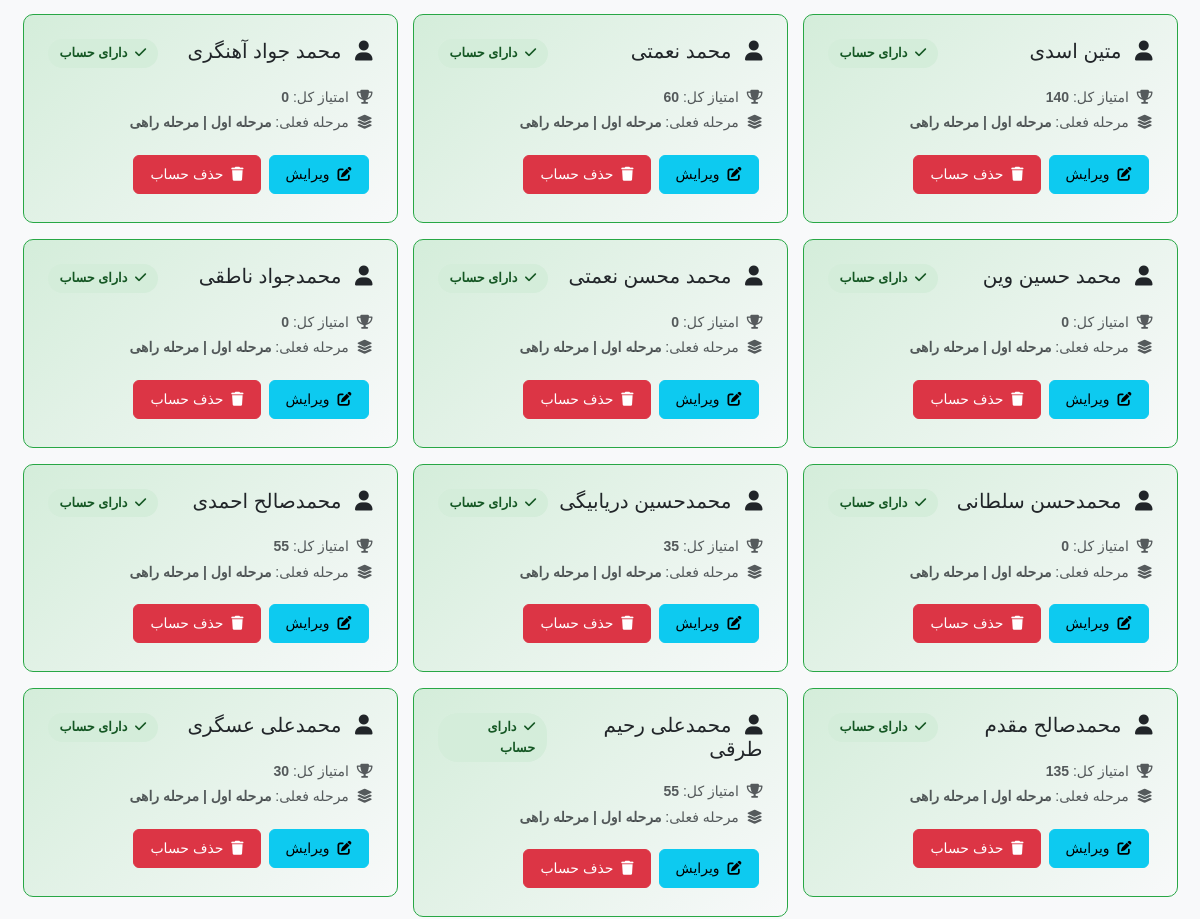
/manage-members/ (signed in, middle part), run on an earlier commit of the app's database.
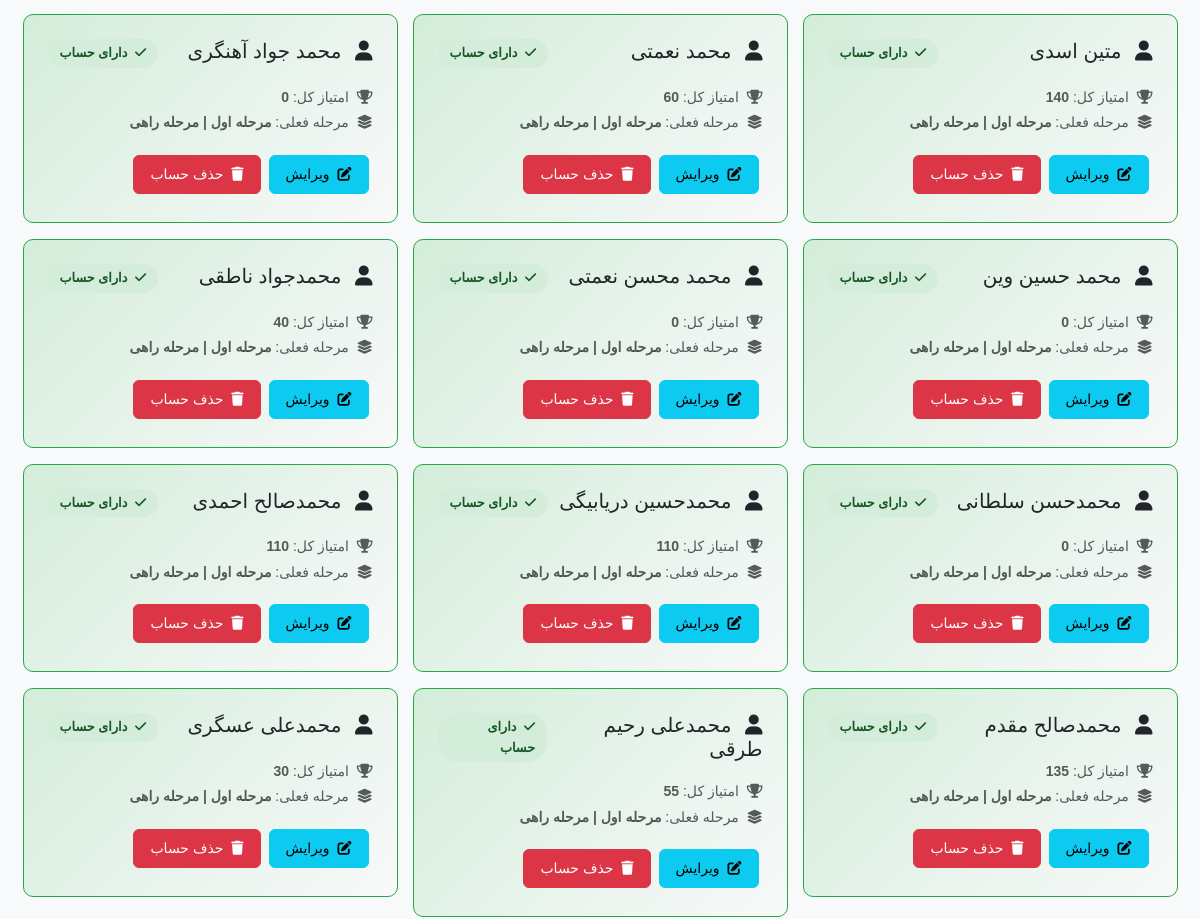
And on a later commit of the database.
### books/models.py (models this page shows, shortened)
class Member(models.Model):
    GROUP_CHOICES = [
        ('soleimani', 'گروه شهید سلیمانی'),
        ('fakhrizadeh', 'گروه شهید فخری زاده'),
    ]
    user = models.OneToOneField(User, on_delete=models.CASCADE, null=True, blank=True, verbose_name="کاربر")
    first_name = models.CharField(max_length=100, verbose_name="نام", null=True, blank=True)
    last_name = models.CharField(max_length=100, verbose_name="نام خانوادگی", null=True, blank=True)
    group = models.CharField(max_length=20, choices=GROUP_CHOICES, default='fakhrizadeh', verbose_name="گروه")
    profile_image = models.ImageField(upload_to='members/profiles/', blank=True, null=True, verbose_name="تصویر پروفایل")
    current_stage = models.ForeignKey(Stage, on_delete=models.SET_NULL, null=True, blank=True, verbose_name="مرحله فعلی")
    total_score = models.IntegerField(default=0, verbose_name="امتیاز کل")
    is_active = models.BooleanField(default=True, verbose_name="فعال")
    created_at = models.DateTimeField(auto_now_add=True)
    updated_at = models.DateTimeField(auto_now=True)
    class Meta:
        verbose_name = "عضو"
        verbose_name_plural = "اعضا"
        ordering = ['-total_score', 'first_name']
    @property
    def full_name(self):
        if self.user:
            return f"{self.user.first_name} {self.user.last_name}" if self.user.first_name else self.user.username
        return f"{self.first_name} {self.last_name}"
    def has_user_account(self):
        return self.user is not None

class Stage(models.Model):
    period = models.ForeignKey(ReadingPeriod, on_delete=models.CASCADE, verbose_name="دوره")
    stage_number = models.IntegerField(verbose_name="شماره مرحله")
    name = models.CharField(max_length=100, verbose_name="نام مرحله")
    description = models.TextField(verbose_name="توضیحات")
    image = models.ImageField(upload_to='stages/images/', blank=True, null=True, verbose_name="تصویر مرحله")
    order = models.IntegerField(verbose_name="ترتیب")
    created_at = models.DateTimeField(auto_now_add=True)
    class Meta:
        verbose_name = "مرحله"
        verbose_name_plural = "مراحل"
        unique_together = ['period', 'stage_number']
        ordering = ['order', 'stage_number']

### books/views.py (the view, shortened to what this page needs)
# urls.py: path('manage-members/', views.manage_members, name='manage_members'),
@login_required
def manage_members(request):
    if not request.user.is_staff:
        messages.error(request, 'شما دسترسی به این صفحه ندارید.')
        return redirect('books:home')
    members = Member.objects.filter(is_active=True).order_by('first_name', 'last_name')
    context = {
        'members': members,
    }
    return render(request, 'books/manage_members.html', context)

### books/context_processors.py (called while the page is built)
def notifications(request):
    if not request.user.is_authenticated:
        return {
            'header_notifications': [],
            'header_unread_notifications': 0,
        }
    user = request.user
    member = Member.objects.filter(user=user, is_active=True).first()
    if member:
        _ensure_due_notifications(user, member)
    notif_qs = Notification.objects.filter(
        Q(recipient=user) | Q(recipient__isnull=True)
    ).order_by('is_read', '-created_at')
    notifications_list = list(notif_qs[:5])
    unread_count = notif_qs.filter(is_read=False, recipient=user).count()
    return {
        'header_notifications': notifications_list,
        'header_unread_notifications': unread_count,
    }

### templates/books/manage_members.html (shortened to what this page needs)
{% extends 'base.html' %}
{% load static %}
{% block content %}
<div class="container">
    <div class="row">
        {% for member in members %}
            <div class="col-lg-6 col-xl-4">
                <div class="member-card {% if member.has_user_account %}has-user{% else %}no-user{% endif %}">
                    <div class="d-flex justify-content-between align-items-start mb-3">
                        <h5 class="mb-0">
                            <i class="fas fa-user me-2"></i>
                            {{ member.full_name }}
                        </h5>
                        <span class="user-status {% if member.has_user_account %}has-account{% else %}no-account{% endif %}">
                            {% if member.has_user_account %}
                                <i class="fas fa-check me-1"></i>
                                دارای حساب
                            {% else %}
                                <i class="fas fa-times me-1"></i>
                                بدون حساب
                            {% endif %}
                        </span>
                    </div>
                    <div class="mb-3">
                        <small class="text-muted">
                            <i class="fas fa-trophy me-1"></i>
                            امتیاز کل: <strong>{{ member.total_score }}</strong>
                        </small>
                        {% if member.current_stage %}
                            <br>
                            <small class="text-muted">
                                <i class="fas fa-layer-group me-1"></i>
                                مرحله فعلی: <strong>{{ member.current_stage.name }}</strong>
                            </small>
                        {% endif %}
                    </div>
                    <div class="d-flex flex-wrap">
                        {% if member.has_user_account %}
                            <button class="btn btn-info btn-sm btn-action"
                                    onclick="editUser({{ member.id }}, '{{ member.user.username }}', '{{ member.user.first_name }}', '{{ member.user.last_name }}', '{{ member.user.email }}')">
                                <i class="fas fa-edit me-1"></i>
                                ویرایش
                            </button>
                            <button class="btn btn-danger btn-sm btn-action"
                                    onclick="deleteUser({{ member.id }}, '{{ member.full_name }}')">
                                <i class="fas fa-trash me-1"></i>
                                حذف حساب
                            </button>
                        {% else %}
                            <button class="btn btn-success btn-sm btn-action"
                                    onclick="createUser({{ member.id }}, '{{ member.full_name }}')">
                                <i class="fas fa-plus me-1"></i>
                                ایجاد حساب
                            </button>
                        {% endif %}
                    </div>
                </div>
            </div>
        {% endfor %}
    </div>
</div>
{% endblock %}

What changed in the data, as far as the page shows it:
changed Member "محمدجواد ناطقی": total_score "0" → "40"
changed Member "محمدحسین دریابیگی": total_score "35" → "110"
changed Member "محمدصالح احمدی": total_score "55" → "110"
